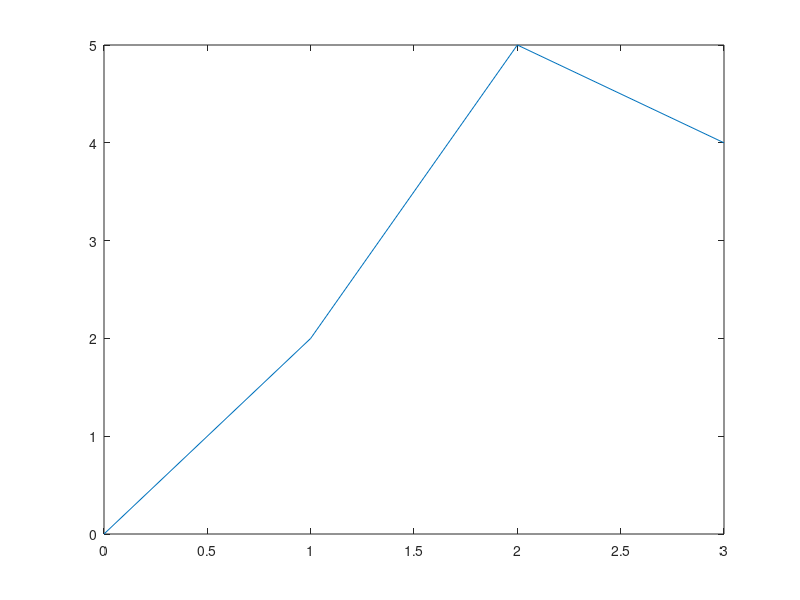

This chart was generated by the following MATLAB code: (Note: this script raises an error after producing the figure.)
%Ritch, Gabriel
% ME 203, Section# 1001
%9/27/21
%Lab 9 
%more plots

clc; clear all; format compact;

%% complex arrays imaginary on the y axis real on the x axis
A = [0+0i, 1+2i, 2+5i, 3+4i];
figure(1)
plot(A)

%% Polar plot
x = 0:pi/100:pi;
y = sin(x);
figure(2)
polarplot(x,y)
title('Polar plot')

%% histogram data seperated into bins histogram(data, number of bins)

x = [100 95 74 87 22 78 34 35 93 88 86 42 55 48];
figure(3)
histogram(x)

%% Logarithmic Plots
x = 0:0.5:50;
y = 5*x.^2

figure(4)
%regular
subplot(2,2,1)
plot(x,y)
title('regular')

%log on x
subplot(2,2,2)
semilogx(x,y)
title('log on x')

%log on y
subplot(2,2,3)
semilogy(x,y)
title('log on y')

%log on x and y
subplot(2,2,4)
loglog(x,y)
title('log on x and y')

%% Plotting on Multiple Y-Axes
x = 0:pi/20:2*pi;
y1 = sin(x);
y2 = exp(x);

figure(5)
yyaxis left
plot(x,y1)
ylabel('test')
title('x and y1 + x and y2')

yyaxis right

plot(x,y2)
